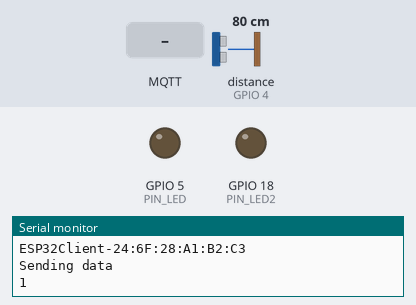
The program below on a simulated ESP32. Parts: output pins drawn as LEDs (lit = HIGH), the last lines printed to the serial monitor. Dashed ring = blinking. The test bench sets the inputs (shaded band); at power-on: distance to the obstacle (sensor on GPIO 4) 80 cm. The echo pulse lasts 58.3 µs per cm; WiFi joins after 1.5 s; servers stay silent unless stated; no MQTT or app messages arrive unless stated.

Above: at 2.8 s.
2.9 s: distance to the obstacle (sensor on GPIO 4) set to 2 cm
At 5.86 s:
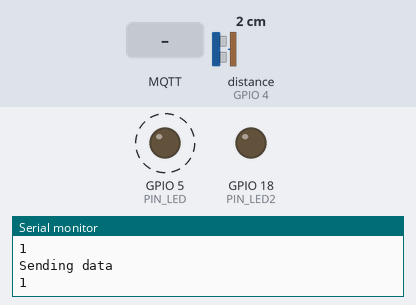
5.9 s: MQTT message "ON" arrives on the first subscribed topic
At 8.86 s:
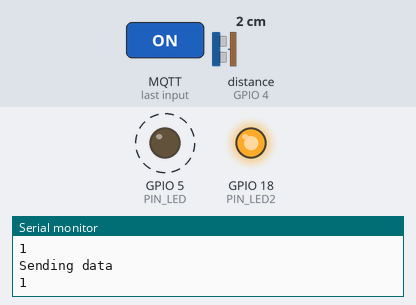
8.9 s: MQTT message "OFF" arrives on the first subscribed topic
At 9.6 s:
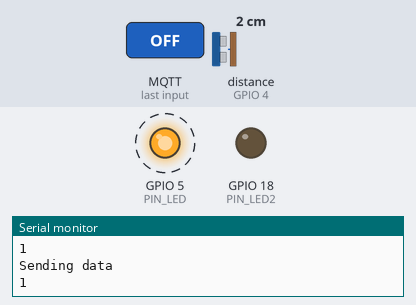
11.9 s: distance to the obstacle (sensor on GPIO 4) set to 4 cm
At 12.07 s:
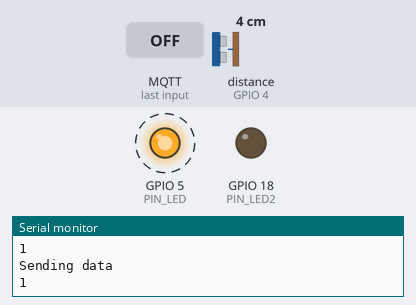
Timing chart, 0 to 15.9 s (numbered marks = the images above; inputs shaded):
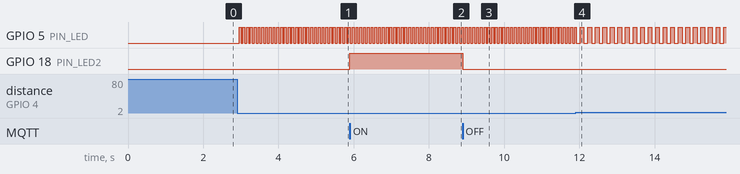

The program:

main.cpp
```cpp
#include <Arduino.h>
#include <HCSR04.h>
#include <WiFi.h>
#include <ArduinoJson.h>
#include <PubSubClient.h>

// Wifi credientials
const char* ssid = "Pixel_4255";
const char* password = "aaaaaaaa";

// MQTT Broker settings
const char* mqtt_broker = "broker.hivemq.com";
const int mqtt_port = 1883;
const char* mqtt_topic_distance = "bat-radar/distance";
const char* mqtt_topic_led = "bat-radar/led";

WiFiClient espClient;
PubSubClient client(espClient);

uint16_t getBlinkFrequency(int distance);
void callback(char* topic, byte* payload, unsigned int length);
void reconnect();
void publishSensorData(int distance, unsigned int collisions);
void updateLED();


const uint8_t PIN_LED = 5;
const uint8_t PIN_LED2 = 18;
const uint8_t PIN_TRIGGER = 15;
const uint8_t PIN_ECHO = 4;
const uint8_t DISTANCE_MULTIPLIER = 20;
const unsigned long SENSOR_READ_INTERVAL = 100;

const uint8_t RANGE_SIZE = 3;
const uint8_t NUM_RANGES = 10;
const uint8_t MAX_DISTANCE = RANGE_SIZE * NUM_RANGES;

const uint16_t BLINK_FREQUENCIES[NUM_RANGES] = {
    50,
    100,
    200,
    300,
    400,
    500,
    750,
    1000,
    1500,
    2000
};

UltraSonicDistanceSensor distanceSensor(15, 4);
unsigned long lastSensorRead = 0;
unsigned long lastBlink = 0;
uint16_t currentBlinkInterval = 0;
bool ledState = false;
int lastDistance = 0;
unsigned int collisions = 0;
bool collided = false;

void setup() {
    pinMode(PIN_LED, OUTPUT);
    pinMode(PIN_LED2, OUTPUT);
    Serial.begin(115200);

    // Setup Wifi
    WiFi.mode(WIFI_STA);
    WiFi.disconnect();
    delay(100);
    WiFi.begin(ssid, password);
    Serial.println("Connecting to WiFi...");
    while (WiFi.status() != WL_CONNECTED) {
        delay(500);
        Serial.print(".");
    }
    Serial.println("");
    Serial.println("WiFi connected");
    Serial.println("IP address: ");
    Serial.println(WiFi.localIP());

    // Setup MQTT
    client.setServer(mqtt_broker, mqtt_port);
    client.setCallback(callback);
    client.setBufferSize(512);

}


uint16_t getBlinkFrequency(int distance) {
    if (distance < 0 || distance > MAX_DISTANCE) { return 0; }

    uint8_t rangeIndex = distance / RANGE_SIZE;

    if (rangeIndex >= NUM_RANGES) {
        return rangeIndex = NUM_RANGES - 1;
    }

    return BLINK_FREQUENCIES[rangeIndex];
}

void loop() {
    client.loop();

    if (!client.connected()) {
        reconnect();
    }

    unsigned long currentMillis = millis();

    if (currentMillis - lastSensorRead >= SENSOR_READ_INTERVAL) {
        lastDistance = distanceSensor.measureDistanceCm();
        currentBlinkInterval = getBlinkFrequency(lastDistance);
        if (lastDistance <= 1 && lastDistance > 0 && !collided) {
            collisions ++;
            collided = true;
        } else if (collided && lastDistance > 0) { collided = false; }

        publishSensorData(lastDistance, collisions);
        lastSensorRead = currentMillis;
    }

    updateLED();
}

void callback(char* topic, byte* payload, unsigned int length) {
    String message;
    for (int i = 0; i < length; i++) {
        message += (char)payload[i];
    }

    if (String(topic) == mqtt_topic_led) {
        // Handle LED control messages if needed
        if (message == "ON") {
            digitalWrite(PIN_LED2, HIGH);
        } else if (message == "OFF") {
            digitalWrite(PIN_LED2, LOW);
        }
    }
}

void reconnect() {
    while (!client.connected()) {
        Serial.print("Attempting MQTT connection...");
        String clientId = "ESP32Client-" + String(WiFi.macAddress());
        if (client.connect(clientId.c_str())) {
            Serial.println("connected");
            Serial.println(clientId);
            client.subscribe(mqtt_topic_led);
        } else {
            Serial.print("failed, rc= ");
            Serial.print(client.state());
            Serial.println(" retrying in 5 seconds");
            delay(5000);
        }

    }
}

void updateLED() {
    if (currentBlinkInterval == 0) {
        digitalWrite(PIN_LED, LOW);
        return;
    }
    unsigned long currentMillis = millis();

    if (currentMillis - lastBlink >= currentBlinkInterval) {
        ledState = !ledState;
        digitalWrite(PIN_LED, ledState ? HIGH : LOW);
        lastBlink = currentMillis;
    }
}

int count = 0;
void publishSensorData(int distance, unsigned int collisions) {
    if (count >= 10) {
        JsonDocument doc;
        doc["distance"] = distance;
        doc["collisions"] = collisions;
        doc["ledState"] = ledState;

        char buffer[200];
        serializeJson(doc, buffer);
        Serial.println("Sending data");
        Serial.println(client.connected());
        client.publish(mqtt_topic_distance, buffer);
        count = 0;
    }

    count ++;
}
```

Measured:
- after the input at 2.9 s, GPIO 5 (PIN_LED): alternates HIGH for 0.05 s and LOW for 0.05 s, starting after 0.06 s
- after the input at 5.9 s, GPIO 18 (PIN_LED2): LOW → HIGH at once
- after the input at 8.9 s, GPIO 18 (PIN_LED2): HIGH → LOW at once
- after the input at 11.9 s, GPIO 5 (PIN_LED): alternates HIGH for 0.10 s and LOW for 0.10 s, starting after 0.12 s
